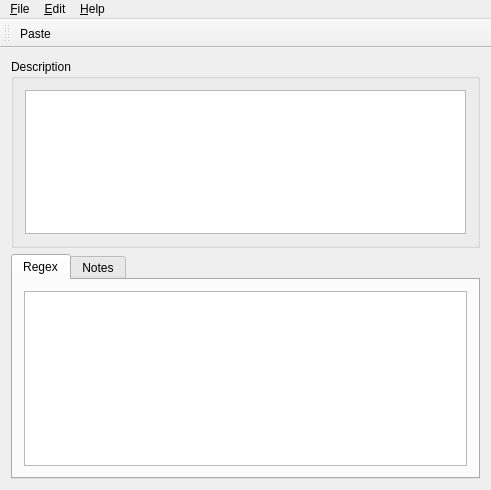
<?xml version="1.0" encoding="UTF-8"?>
<ui version="4.0">
 <class>RegexLibraryBA</class>
 <widget class="QMainWindow" name="RegexLibraryBA">
  <property name="geometry">
   <rect>
    <x>0</x>
    <y>0</y>
    <width>491</width>
    <height>490</height>
   </rect>
  </property>
  <property name="windowTitle">
   <string>Kodos - Regex Library</string>
  </property>
  <property name="windowIcon">
   <iconset resource="../kodos.qrc">
    <normaloff>:/images/kodos_icon.png</normaloff>:/images/kodos_icon.png</iconset>
  </property>
  <widget class="QWidget" name="widget">
   <layout class="QGridLayout">
    <item row="0" column="0">
     <widget class="QGroupBox" name="groupBox5">
      <property name="title">
       <string>Description</string>
      </property>
      <layout class="QGridLayout">
       <item row="0" column="0">
        <widget class="QListWidget" name="descriptionListBox"/>
       </item>
      </layout>
     </widget>
    </item>
    <item row="1" column="0">
     <widget class="QTabWidget" name="tabWidget3">
      <widget class="QWidget" name="tab">
       <attribute name="title">
        <string>Regex</string>
       </attribute>
       <layout class="QGridLayout">
        <item row="0" column="0">
         <widget class="QTextBrowser" name="regexTextBrowser"/>
        </item>
       </layout>
      </widget>
      <widget class="QWidget" name="tab">
       <attribute name="title">
        <string>Notes</string>
       </attribute>
       <layout class="QGridLayout">
        <item row="0" column="0">
         <widget class="QTextBrowser" name="noteTextBrowser"/>
        </item>
        <item row="1" column="0">
         <layout class="QHBoxLayout">
          <item>
           <widget class="QLabel" name="textLabel3">
            <property name="text">
             <string>Contributed By:</string>
            </property>
            <property name="wordWrap">
             <bool>false</bool>
            </property>
           </widget>
          </item>
          <item>
           <widget class="QLineEdit" name="contribEdit">
            <property name="readOnly">
             <bool>true</bool>
            </property>
           </widget>
          </item>
         </layout>
        </item>
       </layout>
      </widget>
     </widget>
    </item>
   </layout>
  </widget>
  <widget class="QToolBar" name="toolBar">
   <attribute name="toolBarArea">
    <enum>TopToolBarArea</enum>
   </attribute>
   <attribute name="toolBarBreak">
    <bool>false</bool>
   </attribute>
   <addaction name="editPasteAction"/>
  </widget>
  <widget class="QMenuBar" name="MenuBar">
   <property name="geometry">
    <rect>
     <x>0</x>
     <y>0</y>
     <width>491</width>
     <height>24</height>
    </rect>
   </property>
   <widget class="QMenu" name="fileMenu">
    <property name="title">
     <string>&amp;File</string>
    </property>
    <addaction name="separator"/>
    <addaction name="exitAction"/>
   </widget>
   <widget class="QMenu" name="editMenu">
    <property name="title">
     <string>&amp;Edit</string>
    </property>
    <addaction name="editPasteAction"/>
    <addaction name="separator"/>
   </widget>
   <widget class="QMenu" name="helpMenu">
    <property name="title">
     <string>&amp;Help</string>
    </property>
    <addaction name="helpHelpAction"/>
   </widget>
   <addaction name="fileMenu"/>
   <addaction name="editMenu"/>
   <addaction name="helpMenu"/>
  </widget>
  <action name="editPasteAction">
   <property name="icon">
    <iconset resource="../kodos.qrc">
     <normaloff>:/images/edit-paste.png</normaloff>:/images/edit-paste.png</iconset>
   </property>
   <property name="text">
    <string>&amp;Paste Example Into Kodos</string>
   </property>
   <property name="iconText">
    <string>Paste</string>
   </property>
   <property name="toolTip">
    <string>Paste This Example Into Kodos</string>
   </property>
   <property name="shortcut">
    <string>Ctrl+V</string>
   </property>
   <property name="name" stdset="0">
    <cstring>editPasteAction</cstring>
   </property>
  </action>
  <action name="helpHelpAction">
   <property name="icon">
    <iconset resource="../kodos.qrc">
     <normaloff>:/images/help.png</normaloff>:/images/help.png</iconset>
   </property>
   <property name="text">
    <string>&amp;Help</string>
   </property>
   <property name="iconText">
    <string>Help</string>
   </property>
   <property name="shortcut">
    <string>Ctrl+/</string>
   </property>
   <property name="name" stdset="0">
    <cstring>helpHelpAction</cstring>
   </property>
  </action>
  <action name="exitAction">
   <property name="text">
    <string>&amp;Exit</string>
   </property>
   <property name="iconText">
    <string>Exit</string>
   </property>
   <property name="name" stdset="0">
    <cstring>exitAction</cstring>
   </property>
  </action>
 </widget>
 <layoutdefault spacing="6" margin="11"/>
 <resources>
  <include location="../kodos.qrc"/>
 </resources>
 <connections>
  <connection>
   <sender>editPasteAction</sender>
   <signal>triggered()</signal>
   <receiver>RegexLibraryBA</receiver>
   <slot>editPaste()</slot>
   <hints>
    <hint type="sourcelabel">
     <x>-1</x>
     <y>-1</y>
    </hint>
    <hint type="destinationlabel">
     <x>20</x>
     <y>20</y>
    </hint>
   </hints>
  </connection>
  <connection>
   <sender>exitAction</sender>
   <signal>triggered()</signal>
   <receiver>RegexLibraryBA</receiver>
   <slot>close()</slot>
   <hints>
    <hint type="sourcelabel">
     <x>-1</x>
     <y>-1</y>
    </hint>
    <hint type="destinationlabel">
     <x>20</x>
     <y>20</y>
    </hint>
   </hints>
  </connection>
  <connection>
   <sender>descriptionListBox</sender>
   <signal>currentRowChanged(int)</signal>
   <receiver>RegexLibraryBA</receiver>
   <slot>descSelectedSlot()</slot>
   <hints>
    <hint type="sourcelabel">
     <x>274</x>
     <y>168</y>
    </hint>
    <hint type="destinationlabel">
     <x>280</x>
     <y>-11</y>
    </hint>
   </hints>
  </connection>
 </connections>
 <slots>
  <slot>descSelectedSlot()</slot>
 </slots>
</ui>
